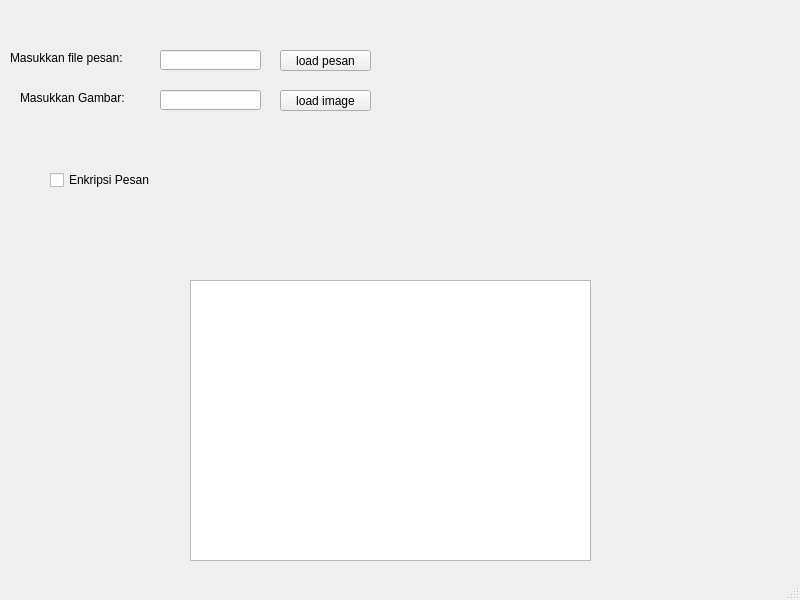
<?xml version="1.0" encoding="UTF-8"?>
<ui version="4.0">
 <class>MainWindow</class>
 <widget class="QMainWindow" name="MainWindow">
  <property name="geometry">
   <rect>
    <x>0</x>
    <y>0</y>
    <width>800</width>
    <height>600</height>
   </rect>
  </property>
  <property name="windowTitle">
   <string>MainWindow</string>
  </property>
  <widget class="QWidget" name="centralwidget">
   <widget class="QLabel" name="label_6">
    <property name="geometry">
     <rect>
      <x>10</x>
      <y>50</y>
      <width>131</width>
      <height>16</height>
     </rect>
    </property>
    <property name="text">
     <string>Masukkan file pesan:</string>
    </property>
   </widget>
   <widget class="QLineEdit" name="inputFileMessage">
    <property name="geometry">
     <rect>
      <x>160</x>
      <y>50</y>
      <width>101</width>
      <height>20</height>
     </rect>
    </property>
   </widget>
   <widget class="QPushButton" name="messageButton">
    <property name="geometry">
     <rect>
      <x>280</x>
      <y>50</y>
      <width>91</width>
      <height>21</height>
     </rect>
    </property>
    <property name="text">
     <string>load pesan</string>
    </property>
   </widget>
   <widget class="QLabel" name="label_3">
    <property name="geometry">
     <rect>
      <x>20</x>
      <y>90</y>
      <width>131</width>
      <height>16</height>
     </rect>
    </property>
    <property name="text">
     <string>Masukkan Gambar:</string>
    </property>
   </widget>
   <widget class="QLineEdit" name="inputFileEncode">
    <property name="geometry">
     <rect>
      <x>160</x>
      <y>90</y>
      <width>101</width>
      <height>20</height>
     </rect>
    </property>
   </widget>
   <widget class="QPushButton" name="imgEncodeButton">
    <property name="geometry">
     <rect>
      <x>280</x>
      <y>90</y>
      <width>91</width>
      <height>21</height>
     </rect>
    </property>
    <property name="text">
     <string>load image</string>
    </property>
   </widget>
   <widget class="QCheckBox" name="encryptedEncode">
    <property name="geometry">
     <rect>
      <x>50</x>
      <y>170</y>
      <width>121</width>
      <height>20</height>
     </rect>
    </property>
    <property name="text">
     <string>Enkripsi Pesan</string>
    </property>
   </widget>
   <widget class="QGraphicsView" name="imagePreview">
    <property name="geometry">
     <rect>
      <x>190</x>
      <y>280</y>
      <width>401</width>
      <height>281</height>
     </rect>
    </property>
   </widget>
  </widget>
  <widget class="QMenuBar" name="menubar">
   <property name="geometry">
    <rect>
     <x>0</x>
     <y>0</y>
     <width>800</width>
     <height>21</height>
    </rect>
   </property>
  </widget>
  <widget class="QStatusBar" name="statusbar"/>
 </widget>
</ui>
